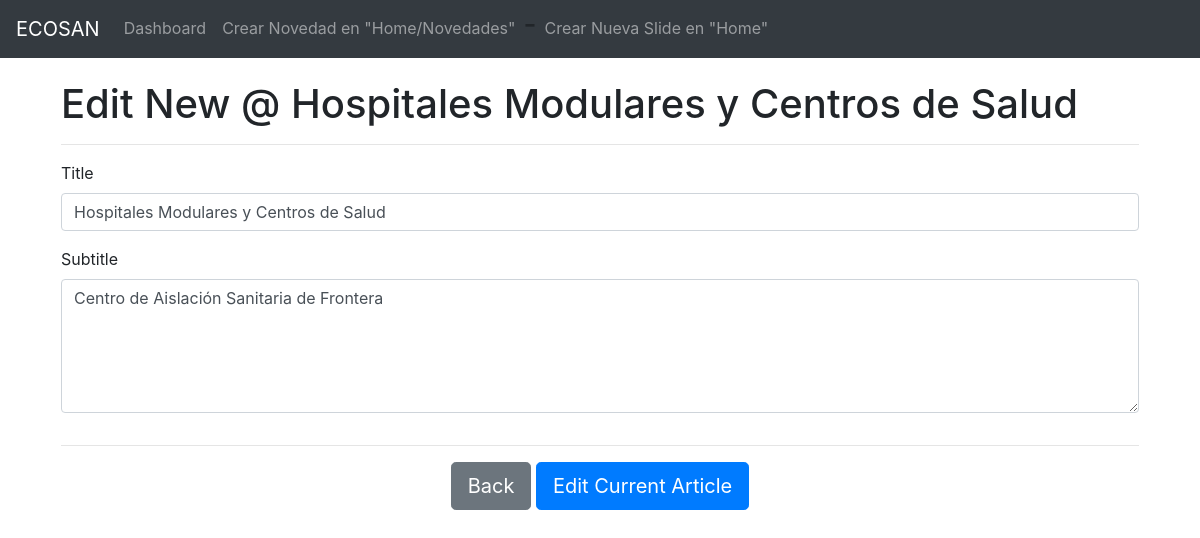
Page /admin/edit_new.php?article_id=16 on the committed database.
### tables this page shows
CREATE TABLE `articles` (
  `article_id` int(11) NOT NULL,
  `name` varchar(256) NOT NULL,
  `title` varchar(256) NOT NULL,
  `subtitle` text NOT NULL,
  `content` longtext NOT NULL,
  `type` int(11) NOT NULL,
  `date` date NOT NULL
);

### src/admin/edit_new.php (the view, shortened to what this page needs)
<?php
  if ($_GET['article_id'] != '') {
    include_once '../mysql/mysql.php';
    $sql = 'SELECT * FROM articles WHERE article_id = '.strip_tags(trim($_GET['article_id'])).' LIMIT 0, 1;';
    $result = $conn->query($sql);
    if ($result->num_rows > 0) {
      $row = $result->fetch_assoc();
    }
  }
?>
<!doctype html>
<html lang="es">
<head>
  <?php include 'commons/head.php' ?>
</head>
<body>
  <?php include 'commons/header.php' ?>
  <main role="main" class="container">
    <?php if ($_GET['article_id'] != '') {  ?>
    <div class="starter-template">
      <h1>Edit New @ <?php echo $row['title'] ?></h1>
      <hr />
      <form method="post" action="edit_article_post.php?from=edit_new">
        <div class="form-row">
          <div class="form-group col-md-12">
            <label for="title">Title</label>
            <input type="text" value="<?php echo $row['title'] ?>"
                   class="form-control" id="title" name="title" required
                   placeholder="<?php echo $row['title'] ?>" />
          </div>
          <div class="form-group col-md-12">
            <label for="subtitle">Subtitle</label>
            <textarea class="form-control" id="subtitle" name="subtitle"
                      rows="5"
                      cols="50"><?php echo $row['subtitle'] ?></textarea>
          </div>
        </div>
        <hr />
        <div class="text-center">
          <a href="/admin//index.php" class="btn btn-secondary btn-lg">Back</a>
          <button type="submit" class="btn btn-primary btn-lg">Edit Current
            Article</button>
        </div>
      </form>
    </div>
    <?php } ?>
  </main>
</body>
</html>

### src/admin/assets/admin.css (style rules this page uses)
body { padding-top: 4rem; }
.starter-template { padding: 1rem; }
main.container { position: relative; }

### rows in the picture
articles: title "Hospitales Modulares y Centros de Salud", subtitle "Centro de Aislación Sanitaria de Frontera"
